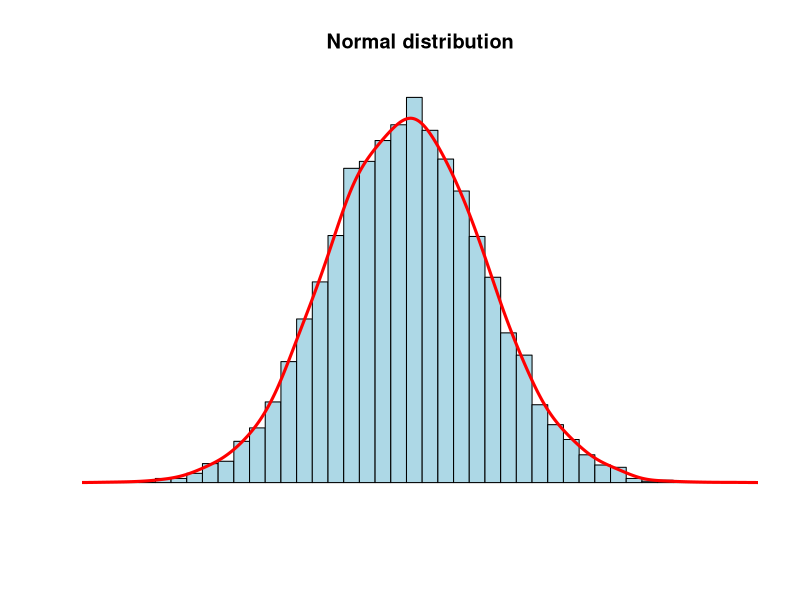

R code for this plot:
## ---- chunk 1
library(tidyverse)
library(kableExtra)
sample(x=c("Apple","Samsung","Oppo","Vivo","Xiaomi","Lainnya"),
                      prob=c(0.1,0.3,0.15,0.13,0.17,0.15),
                      size=50,
                      replace = TRUE)
## ---- chunk 2
library(tidyverse)
library(kableExtra)
dat<-as.tibble(sample(x=c("Apple","Samsung","Oppo","Vivo","Xiaomi","Lainnya"),
                      prob=c(0.1,0.3,0.15,0.13,0.17,0.15),
                      size=1000,
                      replace = TRUE))
kbl(dat) %>%
  kable_styling(bootstrap_options = c("striped", "hover", "condensed", "responsive"))
## ---- chunk 3
 N <- 10000
 x <- rnorm(N, 10, 5)
 hist(x, 
 xlim=c(min(x),max(x)), probability=T, nclass=max(x)-min(x)+1, 
   col='lightblue', xlab=' ', ylab=' ', axes=F,
   main='Normal distribution')
lines(density(x,bw=1), col='red', lwd=3)
